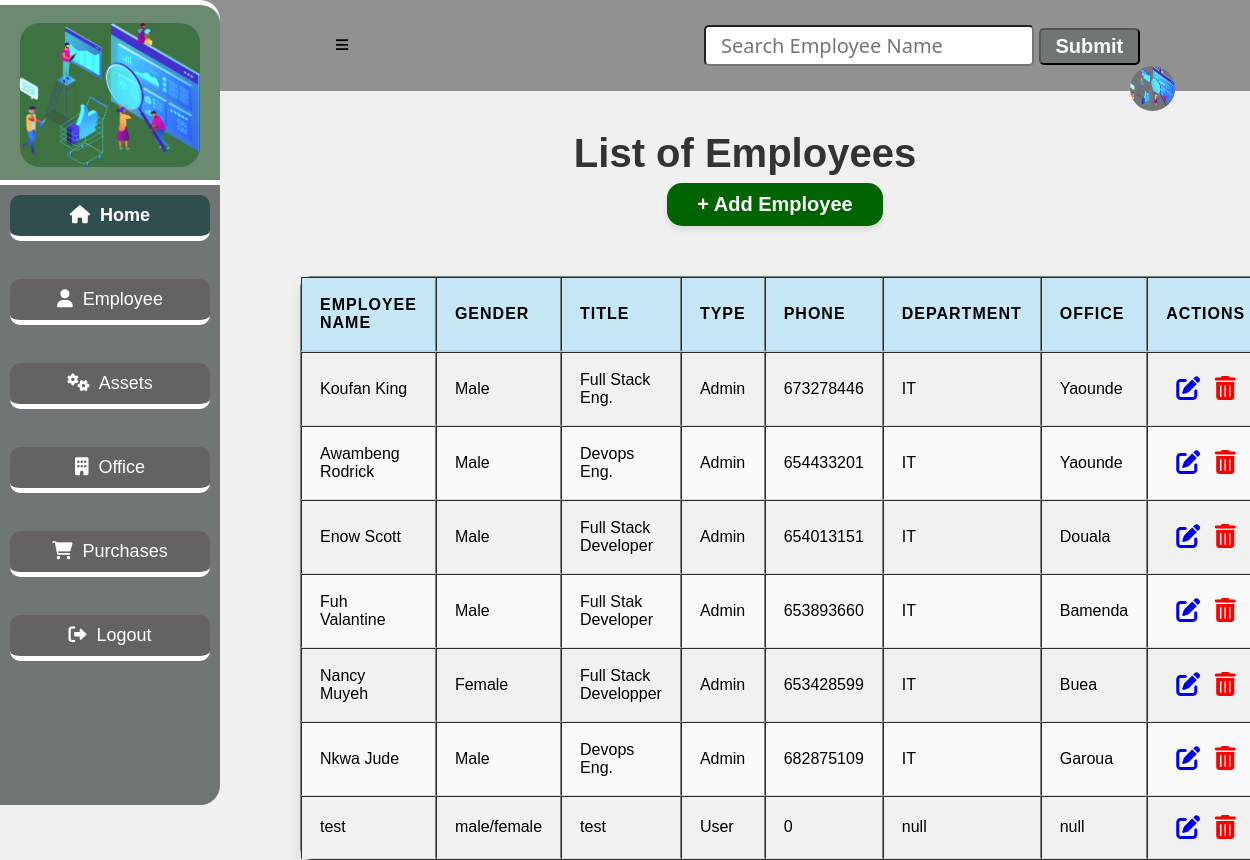
Page /employee on the earlier database version.
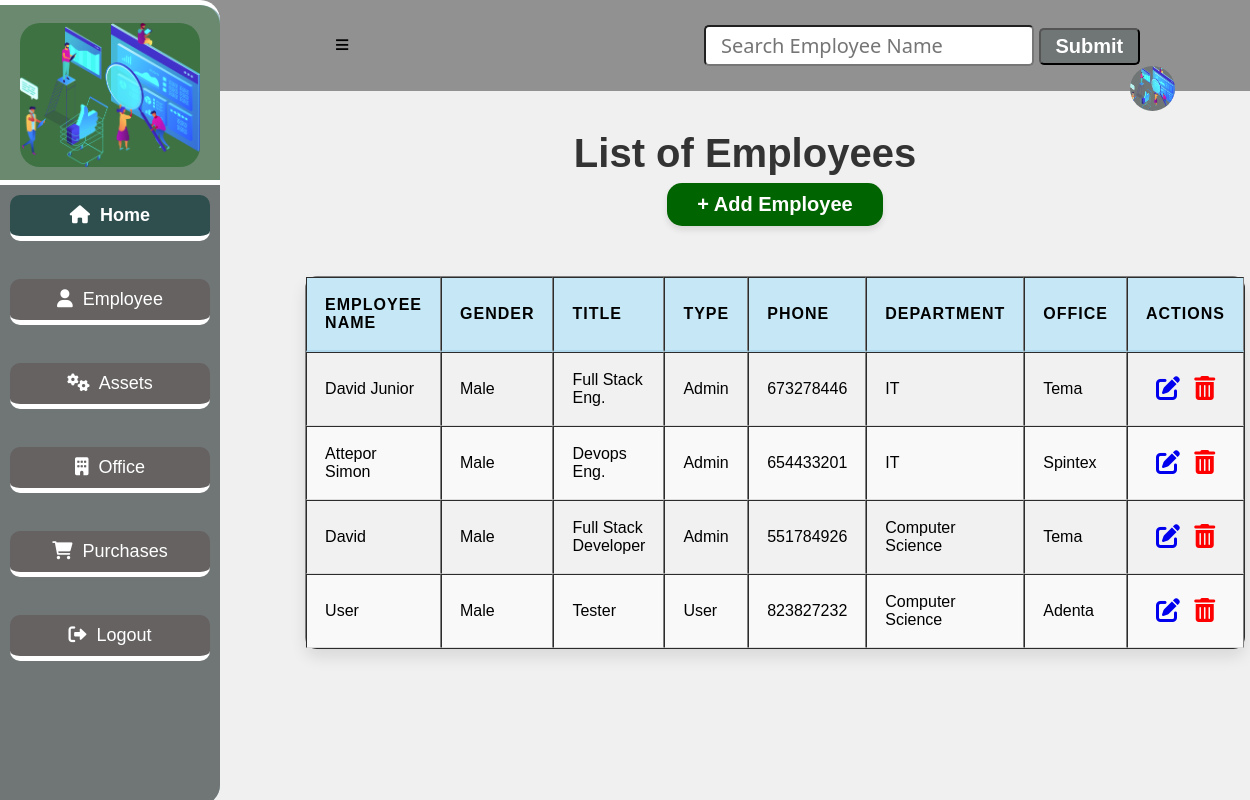
Same page on the later database version.
### app.py (models this page shows, shortened)
class Employee(db.Model):
    __tablename__="employees"
    id=db.Column(db.Integer, primary_key=True)
    password=db.Column(db.String(20))
    employee_name=db.Column(db.String(20))
    gender=db.Column(db.String(6))
    title=db.Column(db.String(10))
    type=db.Column(db.String(10))
    phone_number=db.Column(db.Integer)
    department=db.Column(db.String(50))
    location=db.Column(db.Integer, db.ForeignKey('locations.id'))
    location_rel=db.relationship('Location', backref='employees_location')
    equipment_rel=db.relationship('Equipment', backref='equipment_employee')

### app.py (the view)
@app.route('/employee')
def employee_index():
    employees = Employee.query.all()
    return render_template ('employeeList.html', employees = employees)

### app.py (called while the page is built)
@app.before_request
def create_table():
    db.create_all()

### templates/employeeList.html (shortened to what this page needs)
<!DOCTYPE html>
<html lang="en">
<head>
    <link
    rel="stylesheet"
    href="{{ url_for('static', filename='main.css') }}"
    />
    <link rel="stylesheet" href="https://cdnjs.cloudflare.com/ajax/libs/font-awesome/4.7.0/css/font-awesome.min.css">
    <link rel="stylesheet" href="https://cdnjs.cloudflare.com/ajax/libs/font-awesome/6.0.0-beta3/css/all.min.css">
  </head>
<body>
    <div class="header">
      <a href="#" id="sidebar-icon">&#8801;</a>
      <input type="search" id="query" name="search" placeholder="Search Employee Name">
      <button id="search-button">Submit</button>
      <a href="#"><img src="{{ url_for('static', filename='bg4.png') }}" alt=""></a>
    </div>
    <section class="sidebar">
        <div class="logo">
            <img src="{{ url_for('static', filename='bg4.png') }}" alt="logo">
        </div>
        <div class="content">
          <a href="/entry_point" class="home active"><i class="fas fa-home"></i>&nbsp; Home</a><br>
          <a href="/employee" class="home"><i class="fas fa-user"></i>&nbsp;  Employee</a><br>
          <a href="/equipment" class="home"><i class="fas fa-cogs"></i>&nbsp;  Assets</a><br>
          <a href="/location" class="home"><i class="fas fa-building"></i>&nbsp;  Office</a><br>
          <a href="/purchase" class="home"><i class="fas fa-shopping-cart"></i> &nbsp; Purchases</a><br>
          <a href="/login" class="home"><i class="fas fa-sign-out-alt"></i>&nbsp;  Logout</a>
        </div>
    </section>
    <h1 class="marquee">List of Employees</h1>
    <div class="location-form">
      <a href="/add-employee" class="btn1">+ Add Employee</a>
      <table border="1" style="overflow:auto;">
        <thead>
          <tr>
            <th>Employee Name</th>
            <th>Gender</th>
            <th>Title</th>
            <th>Type</th>
            <th>Phone</th>
            <th>Department</th>
            <th>Office</th>
            <th>Actions</th>
          </tr>
        </thead>
        <tbody id="table-results">
          {% for employee in employees  %}
            <tr>
              <td>{{ employee.employee_name }}</td>
              <td>{{ employee.gender}}</td>
              <td>{{ employee.title}}</td>
              <td>{{ employee.type}}</td>
              <td>{{ employee.phone_number}}</td>
              <td>{{ employee.department}}</td>
              <td>{{ employee.location}}</td>
              <td class="action">
                <a href="/edit_employee{{ employee.id }}"><i class="fa fa-edit" style="font-size:24px"></i></a>
                <a href="/delete_employee{{ employee.id }}"><i class="fa fa-trash-o" style="font-size:24px"></i></a>
              </td>
            </tr>
          {% endfor %}
        </tbody>
      </table>
    </div>
</body>
</html>

Differences in the rows shown:
removed Employee: employee_name "Enow Scott", gender "Male", title "Full Stack Developer", type "Admin", phone_number "654013151", department "IT", location "Douala"
removed Employee: employee_name "Fuh Valantine", gender "Male", title "Full Stak Developer", type "Admin", phone_number "653893660", department "IT", location "Bamenda"
removed Employee: employee_name "Nancy Muyeh", gender "Female", title "Full Stack Developper", type "Admin", phone_number "653428599", department "IT", location "Buea"
removed Employee: employee_name "Nkwa Jude", gender "Male", title "Devops Eng.", type "Admin", phone_number "682875109", department "IT", location "Garoua"
removed Employee: employee_name "test", gender "male/female", title "test", type "User", phone_number "0", department "null", location "null"
changed Employee "Full Stack Eng.": employee_name "Koufan King" → "David Junior"; location "Yaounde" → "Tema"
changed Employee "Devops Eng.": employee_name "Awambeng Rodrick" → "Attepor Simon"; location "Yaounde" → "Spintex"
added Employee: employee_name "David", gender "Male", title "Full Stack Developer", type "Admin", phone_number "551784926", department "Computer Science", location "Tema"
added Employee: employee_name "User", gender "Male", title "Tester", type "User", phone_number "823827232", department "Computer Science", location "Adenta"
